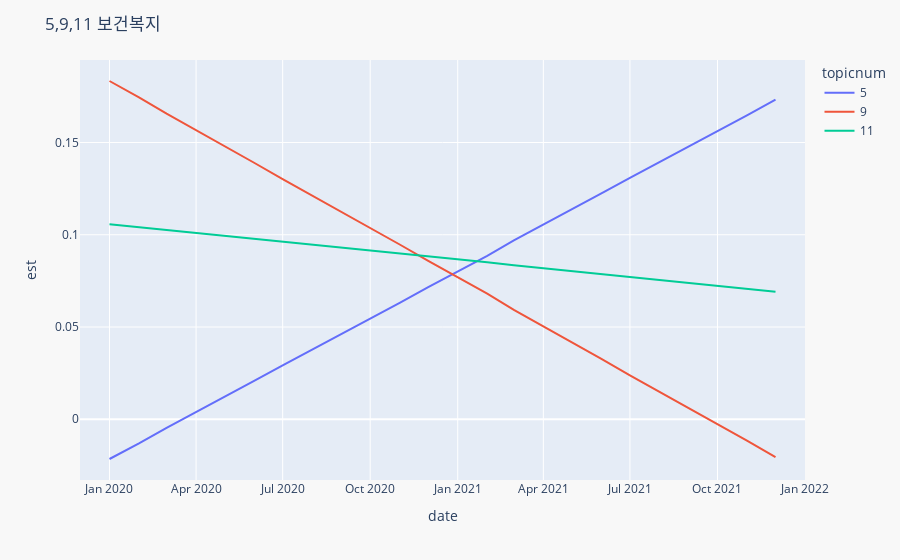

The notebook cell saved with this chart:
### Code cell
import plotly.express as px

fig = px.line(df_list, x="date", y="est", color='topicnum', range_x=['2019-12-01','2022-01-01'])
fig.update_layout(title='5,9,11 보건복지',paper_bgcolor='#f8f8f8')
    
fig.show()
fig.write_html("./5911file.html")

### Figure 1 — Plotly figure (JSON) as saved in the notebook; plotly's stock layout.template omitted (floating-point values rounded to 4 significant figures)
{"data": [{"hovertemplate": "topicnum=5<br>date=%{x}<br>est=%{y}<extra></extra>", "legendgroup": "5", "line": {"color": "#636efa", "dash": "solid"}, "marker": {"symbol": "circle"}, "mode": "lines", "name": "5", "orientation": "v", "showlegend": true, "type": "scatter", "x": ["2020-01-01", "2020-02-01", "2020-03-01", "2020-04-01", "2020-05-01", "2020-06-01", "2020-07-01", "2020-08-01", "2020-09-01", "2020-10-01", "2020-11-01", "2020-12-01", "2021-01-01", "2021-02-01", "2021-03-01", "2021-04-01", "2021-05-01", "2021-06-01", "2021-07-01", "2021-08-01", "2021-09-01", "2021-10-01", "2021-11-01", "2021-12-01"], "xaxis": "x", "y": [-0.02153, -0.01307, -0.0046, 0.003867, 0.01233, 0.0208, 0.02927, 0.03774, 0.0462, 0.05467, 0.06314, 0.0716, 0.08007, 0.08854, 0.097, 0.1055, 0.1139, 0.1224, 0.1309, 0.1393, 0.1478, 0.1563, 0.1647, 0.1732], "yaxis": "y"}, {"hovertemplate": "topicnum=9<br>date=%{x}<br>est=%{y}<extra></extra>", "legendgroup": "9", "line": {"color": "#EF553B", "dash": "solid"}, "marker": {"symbol": "circle"}, "mode": "lines", "name": "9", "orientation": "v", "showlegend": true, "type": "scatter", "x": ["2020-01-01", "2020-02-01", "2020-03-01", "2020-04-01", "2020-05-01", "2020-06-01", "2020-07-01", "2020-08-01", "2020-09-01", "2020-10-01", "2020-11-01", "2020-12-01", "2021-01-01", "2021-02-01", "2021-03-01", "2021-04-01", "2021-05-01", "2021-06-01", "2021-07-01", "2021-08-01", "2021-09-01", "2021-10-01", "2021-11-01", "2021-12-01"], "xaxis": "x", "y": [0.1834, 0.1745, 0.1656, 0.1568, 0.1479, 0.139, 0.1302, 0.1213, 0.1125, 0.1036, 0.09473, 0.08587, 0.07701, 0.06814, 0.05928, 0.05042, 0.04156, 0.0327, 0.02383, 0.01497, 0.006109, -0.002753, -0.01161, -0.02048], "yaxis": "y"}, {"hovertemplate": "topicnum=11<br>date=%{x}<br>est=%{y}<extra></extra>", "legendgroup": "11", "line": {"color": "#00cc96", "dash": "solid"}, "marker": {"symbol": "circle"}, "mode": "lines", "name": "11", "orientation": "v", "showlegend": true, "type": "scatter", "x": ["2020-01-01", "2020-02-01", "2020-03-01", "2020-04-01", "2020-05-01", "2020-06-01", "2020-07-01", "2020-08-01", "2020-09-01", "2020-10-01", "2020-11-01", "2020-12-01", "2021-01-01", "2021-02-01", "2021-03-01", "2021-04-01", "2021-05-01", "2021-06-01", "2021-07-01", "2021-08-01", "2021-09-01", "2021-10-01", "2021-11-01", "2021-12-01"], "xaxis": "x", "y": [0.1057, 0.1042, 0.1026, 0.101, 0.09938, 0.09779, 0.0962, 0.09461, 0.09302, 0.09143, 0.08984, 0.08825, 0.08666, 0.08506, 0.08347, 0.08188, 0.08029, 0.0787, 0.07711, 0.07552, 0.07393, 0.07234, 0.07075, 0.06916], "yaxis": "y"}], "layout": {"legend": {"title": {"text": "topicnum"}, "tracegroupgap": 0}, "margin": {"t": 60}, "paper_bgcolor": "#f8f8f8", "title": {"text": "5,9,11 보건복지"}, "xaxis": {"anchor": "y", "domain": [0, 1], "range": ["2019-12-01", "2022-01-01"], "title": {"text": "date"}}, "yaxis": {"anchor": "x", "domain": [0, 1], "title": {"text": "est"}}}}
